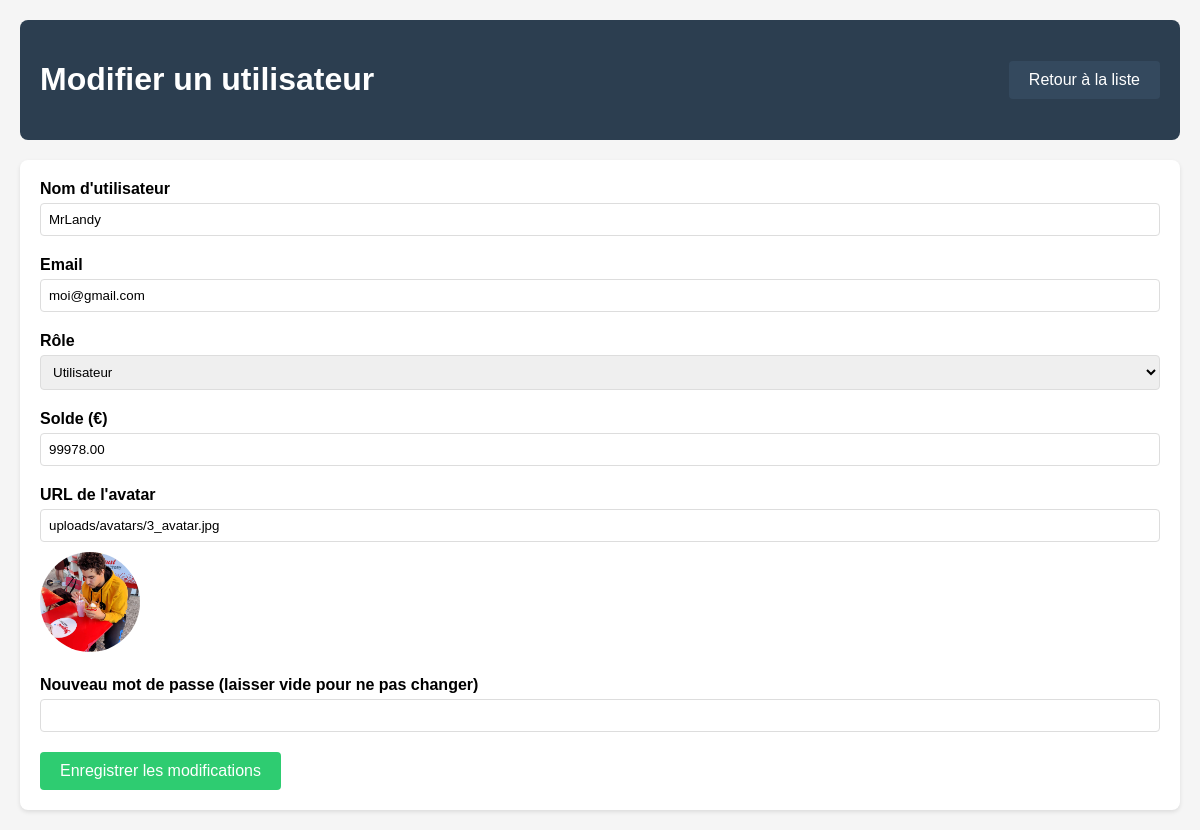
Screenshot of /admin/edit_user.php?id=3 (signed in) with the database file from the repository.
### tables this page shows
CREATE TABLE `users` (
  `id` int NOT NULL,
  `username` varchar(50) NOT NULL,
  `email` varchar(255) NOT NULL,
  `password` varchar(255) NOT NULL,
  `solde` decimal(10,2) DEFAULT '0.00',
  `avatar` varchar(255) DEFAULT NULL,
  `role` enum('user','admin') DEFAULT 'user',
  `created_at` timestamp NULL DEFAULT CURRENT_TIMESTAMP
);

### admin/edit_user.php (the view, shortened to what this page needs)
<?php
require_once '../config.php';
$query = "SELECT * FROM users WHERE id = ?";
$stmt = $mysqli->prepare($query);
$stmt->bind_param("i", $_GET['id']);
$stmt->execute();
$user = $stmt->get_result()->fetch_assoc();
?>
<!DOCTYPE html>
<html>
<head>
    <link rel="stylesheet" href="../styles/admin.css">
</head>
<body>
<div class="container">
    <div class="header">
        <h1>Modifier un utilisateur</h1>
        <a href="users.php" class="btn back-btn">Retour à la liste</a>
    </div>
    <div class="form-container">
        <form method="POST">
            <div class="form-group">
                <label for="username">Nom d'utilisateur</label>
                <input type="text" id="username" name="username" required
                       value="<?php echo htmlspecialchars($user['username']); ?>">
            </div>
            <div class="form-group">
                <label for="email">Email</label>
                <input type="email" id="email" name="email" required
                       value="<?php echo htmlspecialchars($user['email']); ?>">
            </div>
            <div class="form-group">
                <label for="role">Rôle</label>
                <select id="role" name="role" required>
                    <option value="user" <?php echo $user['role'] === 'user' ? 'selected' : ''; ?>>Utilisateur</option>
                </select>
            </div>
            <div class="form-group">
                <label for="solde">Solde (€)</label>
                <input type="number" id="solde" name="solde" step="0.01" required
                       value="<?php echo $user['solde']; ?>">
            </div>
            <div class="form-group">
                <label for="avatar">URL de l'avatar</label>
                <input type="text" id="avatar" name="avatar"
                       value="<?php echo htmlspecialchars($user['avatar']); ?>"
                       onchange="previewAvatar(this.value)">
                <?php if ($user['avatar']): ?>
                    <img src="<?php echo htmlspecialchars($user['avatar']); ?>"
                         alt="Avatar Preview"
                         id="avatar-preview"
                         class="avatar-preview">
                <?php endif; ?>
            </div>
            <div class="form-group">
                <label for="new_password">Nouveau mot de passe (laisser vide pour ne pas changer)</label>
                <input type="password" id="new_password" name="new_password"
                       minlength="6"
                       pattern="(?=.*\d)(?=.*[a-z])(?=.*[A-Z]).{6,}"
                       title="Le mot de passe doit contenir au moins 6 caractères, dont une majuscule, une minuscule et un chiffre">
            </div>
            <button type="submit" class="btn save-btn">Enregistrer les modifications</button>
        </form>
    </div>
</div>
</body>
</html>

### styles/admin.css (style rules this page uses)
body { font-family: Arial, sans-serif; margin: 0; padding: 20px; background-color: #f5f5f5; }
.container { max-width: 1200px; margin: 0 auto; }
.header { background-color: #2c3e50; color: white; padding: 20px; margin-bottom: 20px; border-radius: 8px; display: flex; justify-content: space-between; align-items: center; }
.back-btn { background-color: #34495e; color: white; padding: 10px 20px; text-decoration: none; border-radius: 4px; }
.form-container { background: white; padding: 20px; border-radius: 8px; box-shadow: 0 2px 4px rgba(0,0,0,0.1); }
.form-group { margin-bottom: 20px; }
label { display: block; margin-bottom: 5px; font-weight: bold; }
input[type="text"], input[type="number"], textarea { width: 100%; padding: 8px; border: 1px solid #ddd; border-radius: 4px; box-sizing: border-box; }
.btn { padding: 10px 20px; border: none; border-radius: 4px; cursor: pointer; font-size: 16px; text-decoration: none; }
.save-btn { background-color: #2ecc71; color: white; }
input[type="text"], input[type="email"], input[type="password"], input[type="number"], select { width: 100%; padding: 8px; border: 1px solid #ddd; border-radius: 4px; box-sizing: border-box; }
.avatar-preview { width: 100px; height: 100px; border-radius: 50%; margin-top: 10px; object-fit: cover; }

### rows the page displays
users: username "MrLandy", email "moi@gmail.com", role "Utilisateur", solde "99978.00", avatar "uploads/avatars/3_avatar.jpg", avatar (picture)
